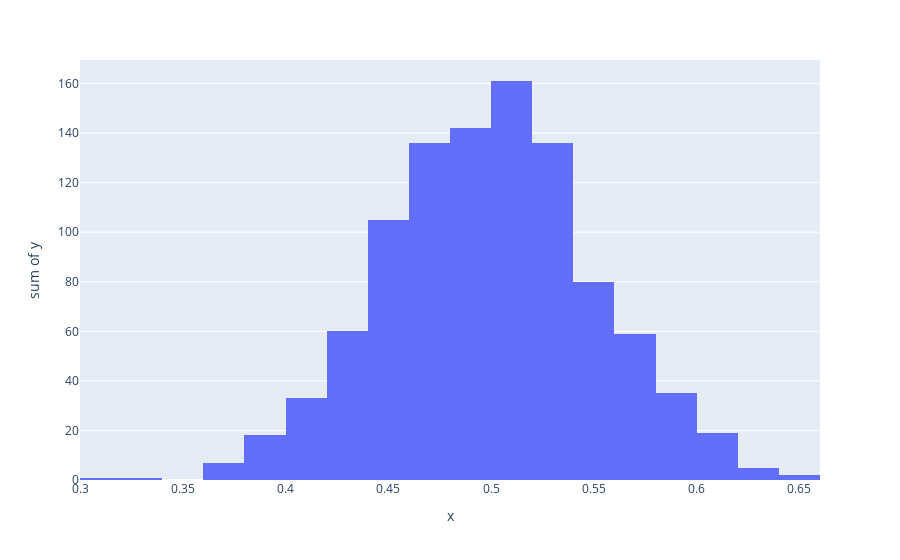

Notebook cell for this chart:
### Code cell
import random
import plotly.express as px
sample_size = 31 
sample_count = 1000
# Central limit theorem, 1000 samples each with 31
# random numbers between 0.0 and 1.0
x_values = [(sum([random.uniform(0.0, 1.0) for i in range(sample_size)])/sample_size)for _ in range(sample_count)]
y_values = [1 for _ in range(sample_count)] 
px.histogram(x=x_values, y = y_values, nbins=20)

### Figure 1 — Plotly figure (JSON) as saved in the notebook; plotly's stock layout.template omitted (floating-point values rounded to 4 significant figures; data arrays with more than 128 entries replaced by an {"elided": "..."} marker saying what was removed)
{"data": [{"alignmentgroup": "True", "bingroup": "x", "histfunc": "sum", "hovertemplate": "x=%{x}<br>sum of y=%{y}<extra></extra>", "legendgroup": "", "marker": {"color": "#636efa", "pattern": {"shape": ""}}, "name": "", "nbinsx": 20, "offsetgroup": "", "orientation": "v", "showlegend": false, "type": "histogram", "x": {"elided": "1000 float values"}, "xaxis": "x", "y": {"elided": "1000 int values"}, "yaxis": "y"}], "layout": {"barmode": "relative", "legend": {"tracegroupgap": 0}, "margin": {"t": 60}, "xaxis": {"anchor": "y", "domain": [0, 1], "title": {"text": "x"}}, "yaxis": {"anchor": "x", "domain": [0, 1], "title": {"text": "sum of y"}}}}
